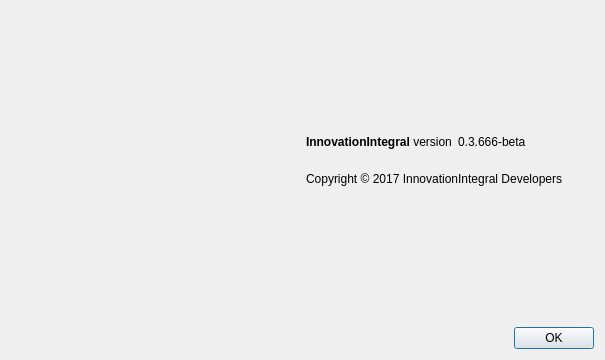
<?xml version="1.0" encoding="UTF-8"?>
<ui version="4.0">
 <class>AboutDialog</class>
 <widget class="QDialog" name="AboutDialog">
  <property name="geometry">
   <rect>
    <x>0</x>
    <y>0</y>
    <width>605</width>
    <height>360</height>
   </rect>
  </property>
  <property name="windowTitle">
   <string>About InnovationIntegral</string>
  </property>
  <layout class="QGridLayout" name="gridLayout" columnstretch="5,5">
   <item row="0" column="0">
    <widget class="QLabel" name="label_4">
     <property name="sizePolicy">
      <sizepolicy hsizetype="Preferred" vsizetype="Ignored">
       <horstretch>0</horstretch>
       <verstretch>0</verstretch>
      </sizepolicy>
     </property>
     <property name="pixmap">
      <pixmap resource="../bitcoin.qrc">:/images/about</pixmap>
     </property>
    </widget>
   </item>
   <item row="0" column="1">
    <layout class="QVBoxLayout" name="verticalLayout_2">
     <item>
      <spacer name="verticalSpacer_2">
       <property name="orientation">
        <enum>Qt::Vertical</enum>
       </property>
       <property name="sizeHint" stdset="0">
        <size>
         <width>20</width>
         <height>40</height>
        </size>
       </property>
      </spacer>
     </item>
     <item>
      <layout class="QHBoxLayout" name="horizontalLayout">
       <item>
        <widget class="QLabel" name="label">
         <property name="cursor">
          <cursorShape>IBeamCursor</cursorShape>
         </property>
         <property name="text">
          <string>&lt;b&gt;InnovationIntegral&lt;/b&gt; version</string>
         </property>
         <property name="textInteractionFlags">
          <set>Qt::LinksAccessibleByMouse|Qt::TextSelectableByKeyboard|Qt::TextSelectableByMouse</set>
         </property>
        </widget>
       </item>
       <item>
        <widget class="QLabel" name="versionLabel">
         <property name="cursor">
          <cursorShape>IBeamCursor</cursorShape>
         </property>
         <property name="text">
          <string notr="true">0.3.666-beta</string>
         </property>
         <property name="textInteractionFlags">
          <set>Qt::LinksAccessibleByMouse|Qt::TextSelectableByKeyboard|Qt::TextSelectableByMouse</set>
         </property>
        </widget>
       </item>
       <item>
        <spacer name="horizontalSpacer">
         <property name="orientation">
          <enum>Qt::Horizontal</enum>
         </property>
         <property name="sizeHint" stdset="0">
          <size>
           <width>40</width>
           <height>20</height>
          </size>
         </property>
        </spacer>
       </item>
      </layout>
     </item>
     <item>
      <widget class="QLabel" name="copyrightLabel">
       <property name="cursor">
        <cursorShape>IBeamCursor</cursorShape>
       </property>
       <property name="text">
        <string>
Copyright © 2017 InnovationIntegral Developers
</string>
       </property>
       <property name="textInteractionFlags">
        <set>Qt::LinksAccessibleByMouse|Qt::TextSelectableByKeyboard|Qt::TextSelectableByMouse</set>
       </property>
      </widget>
     </item>
     <item>
      <spacer name="verticalSpacer">
       <property name="orientation">
        <enum>Qt::Vertical</enum>
       </property>
       <property name="sizeHint" stdset="0">
        <size>
         <width>20</width>
         <height>40</height>
        </size>
       </property>
      </spacer>
     </item>
     <item>
      <widget class="QDialogButtonBox" name="buttonBox">
       <property name="orientation">
        <enum>Qt::Horizontal</enum>
       </property>
       <property name="standardButtons">
        <set>QDialogButtonBox::Ok</set>
       </property>
      </widget>
     </item>
    </layout>
   </item>
  </layout>
 </widget>
 <resources>
  <include location="../bitcoin.qrc"/>
 </resources>
 <connections>
  <connection>
   <sender>buttonBox</sender>
   <signal>accepted()</signal>
   <receiver>AboutDialog</receiver>
   <slot>accept()</slot>
   <hints>
    <hint type="sourcelabel">
     <x>360</x>
     <y>308</y>
    </hint>
    <hint type="destinationlabel">
     <x>157</x>
     <y>274</y>
    </hint>
   </hints>
  </connection>
  <connection>
   <sender>buttonBox</sender>
   <signal>rejected()</signal>
   <receiver>AboutDialog</receiver>
   <slot>reject()</slot>
   <hints>
    <hint type="sourcelabel">
     <x>428</x>
     <y>308</y>
    </hint>
    <hint type="destinationlabel">
     <x>286</x>
     <y>274</y>
    </hint>
   </hints>
  </connection>
 </connections>
</ui>
